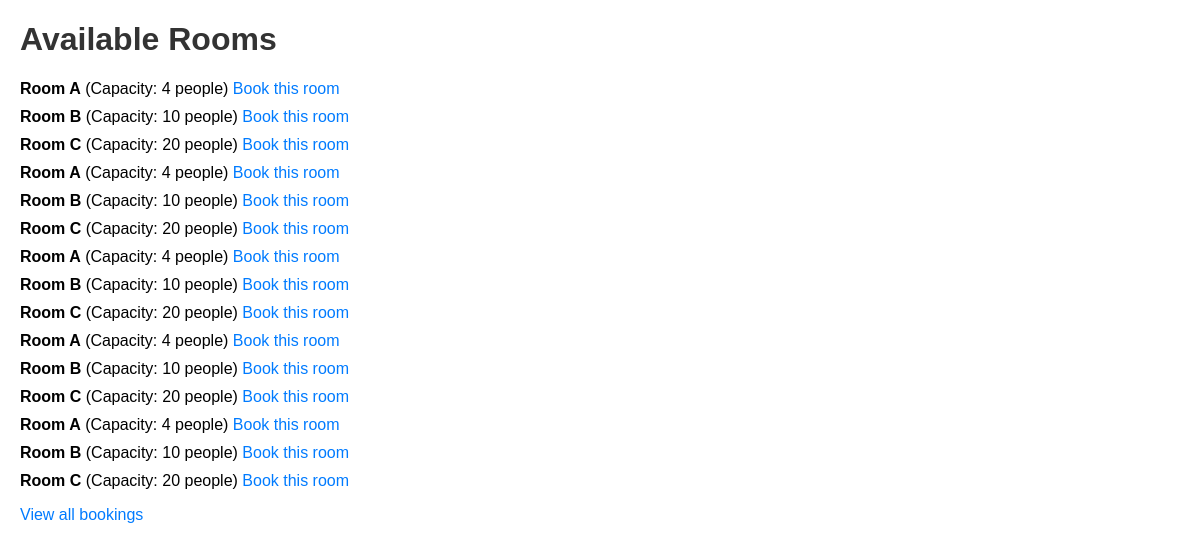
The page / on the database its author committed.
### tables this page shows
CREATE TABLE rooms (
            id INTEGER PRIMARY KEY AUTOINCREMENT,
            name TEXT NOT NULL,
            capacity INTEGER NOT NULL
        );

### app.py (the view)
@app.route('/')
def index():
    rooms = get_rooms()
    return render_template('index.html', rooms=rooms)

### app.py (called while the page is built)
def get_rooms():
    conn = sqlite3.connect('database.db')
    c = conn.cursor()
    c.execute("SELECT * FROM rooms")
    rooms = c.fetchall()
    conn.close()
    return rooms

### templates/index.html (shortened to what this page needs)
<!DOCTYPE html>
<html lang="en">
<head>
    <link rel="stylesheet" href="{{ url_for('static', filename='style.css') }}">
</head>
<body>
    <h1>Available Rooms</h1>
    <ul>
        {% for room in rooms %}
            <li>
                <strong>{{ room[1] }}</strong> (Capacity: {{ room[2] }} people)
                <a href="{{ url_for('book', room_id=room[0]) }}">Book this room</a>
            </li>
        {% endfor %}
    </ul>
    <a href="{{ url_for('view_bookings') }}">View all bookings</a>
</body>
</html>

### static/style.css (style rules this page uses)
body { font-family: Arial, sans-serif; margin: 20px; }
h1 { color: #333; }
ul { list-style-type: none; padding: 0; }
li { margin-bottom: 10px; }
a { text-decoration: none; color: #007bff; }

### rows shown on the page
rooms: name "Room A", capacity "4"
rooms: name "Room B", capacity "10"
rooms: name "Room C", capacity "20"
rooms: name "Room A", capacity "4"
rooms: name "Room B", capacity "10"
rooms: name "Room C", capacity "20"
rooms: name "Room A", capacity "4"
rooms: name "Room B", capacity "10"
rooms: name "Room C", capacity "20"
rooms: name "Room A", capacity "4"
rooms: name "Room B", capacity "10"
rooms: name "Room C", capacity "20"
rooms: name "Room A", capacity "4"
rooms: name "Room B", capacity "10"
rooms: name "Room C", capacity "20"
